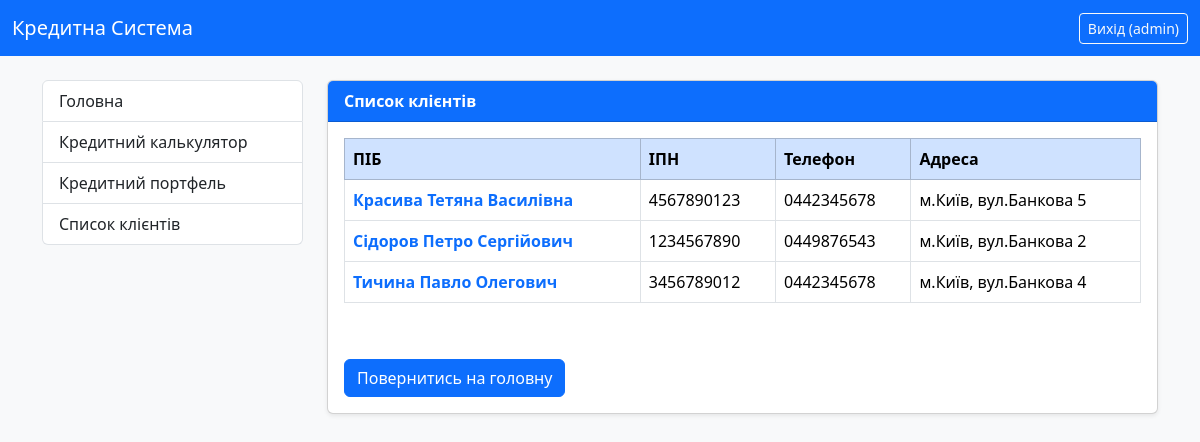
The page /all-clients/ (signed in) on the database its author committed.
### credit_system/models.py (models this page shows, shortened)
class CustomUser(AbstractUser):
    ROLE_CHOICES = (
        ('admin', 'Адмін'),
        ('manager', 'Менеджер'),
        ('client', 'Клієнт'),
    )
    role = models.CharField(
        max_length=10,
        choices=ROLE_CHOICES,
        default='client',
        verbose_name="Роль користувача"
    )
    middle_name = models.CharField(max_length=100, verbose_name="По батькові", blank=True)
    IPN = models.CharField(
        max_length=10,
        unique=True,
        verbose_name="ІПН",
        validators=[numeric_validator],
        null=True,
        blank=True
    )
    phone_number = models.CharField(max_length=20, verbose_name="Номер телефону", blank=True)
    address = models.CharField(max_length=255, verbose_name="Адреса", blank=True)
    date_of_birth = models.DateField(verbose_name="Дата народження", null=True, blank=True)
    class Meta:
        verbose_name = "Користувач"
        verbose_name_plural = "Користувачі"

### credit_system/views.py (the view)
# urls.py: path('all-clients/', AllClientsView.as_view(), name='all_clients_list'),
class AllClientsView(LoginRequiredMixin, ListView):
    model = CustomUser
    template_name = 'credit_system/all_clients.html'
    context_object_name = 'clients'
    def get_queryset(self):
        user = self.request.user
        if user.is_superuser or user.is_manager:
            return CustomUser.objects.filter(role='client').order_by('last_name')
        else:
            raise Http404("У вас немає дозволу на перегляд списку клієнтів.")

### credit_system/templates/credit_system/all_clients.html (shortened to what this page needs)
{% extends "credit_system/base.html" %}
{% block content %}
    <div class="card shadow-sm">
        <div class="card-header bg-primary text-white">
            <strong>Список клієнтів</strong>
        </div>
        <div class="card-body">
            {% if clients %}
                <div class="table-responsive" style="max-height: 300px; overflow-y: scroll;">
                    <table class="table table-bordered table-hover">
                        <thead class="table-primary">
                            <tr>
                                <th>ПІБ</th>
                                <th>ІПН</th>
                                <th>Телефон</th>
                                <th>Адреса</th>
                            </tr>
                        </thead>
                        <tbody>
                            {% for client in clients %}
                                <tr>
                                    <td>
                                        <a href="{% url 'client_detail' client.pk %}?source=clients" class="text-decoration-none fw-bold text-primary">
                                            {{ client.last_name }} {{ client.first_name }} {{ client.middle_name }}
                                        </a>
                                    </td>
                                    <td>{{ client.IPN }}</td>
                                    <td>{{ client.phone_number }}</td>
                                    <td>{{ client.address }}</td>
                                </tr>
                            {% endfor %}
                        </tbody>
                    </table>
                </div>
            {% else %}
                <p>Клієнтів не знайдено.</p>
            {% endif %}
            <br><a href="{% url 'index' %}" class="btn btn-primary mt-3">Повернитись на головну</a><br>
        </div>
    </div>
{% endblock %}

### credit_system/templates/credit_system/base.html (shortened to what this page needs)
{% load static %}
<!DOCTYPE html>
<html lang="uk">
<head>
    <link href="https://cdn.jsdelivr.net/npm/bootstrap@5.3.3/dist/css/bootstrap.min.css" rel="stylesheet">
    <link rel="stylesheet" href="{% static 'credit_system/style.css' %}">
</head>
<body class="bg-light">
<nav class="navbar navbar-expand-lg navbar-dark bg-primary">
  <div class="container-fluid">
    <a class="navbar-brand" href="{% url 'index' %}">Кредитна Система</a>
    <div class="d-flex">
      {% if user.is_authenticated %}
        <form method="post" action="{% url 'logout' %}" class="d-inline">
          <button type="submit" class="btn btn-outline-light btn-sm">
            Вихід ({{ user.username }})
          </button>
        </form>
      {% else %}
        <a href="{% url 'login' %}" class="btn btn-outline-light btn-sm">Вхід</a>
      {% endif %}
    </div>
  </div>
</nav>
<div class="container mt-4">
  <div class="row">
    <div class="col-lg-3 mb-3">
      <div class="list-group">
        <a href="{% url 'index' %}" class="list-group-item list-group-item-action">
          Головна
        </a>
        <a href="#" class="list-group-item list-group-item-action">
          Кредитний калькулятор
        </a>
        {% if user.is_authenticated %}
            {% if user.is_superuser or user.is_manager %}
                <a href="{% url 'all_credits_list' %}" class="list-group-item list-group-item-action">
                    Кредитний портфель
                </a>
                <a href="{% url 'all_clients_list' %}" class="list-group-item list-group-item-action">
                    Список клієнтів
                </a>
            {% elif user.is_client %}
                <a href="{% url 'user_credits_list' %}" class="list-group-item list-group-item-action">
                    Мої кредити
                </a>
            {% endif %}
        {% endif %}
      </div>
    </div>
    <div class="col-lg-9">
      {% block content %}{% endblock %}
    </div>
  </div>
</div>
</body>
</html>

### credit_system/static/credit_system/style.css (style rules this page uses)
body { background-color: #f8f9fa; }

### rows shown on the page
CustomUser: username "admin"
CustomUser: last_name "Красива", first_name "Тетяна", middle_name "Василівна", IPN "4567890123", phone_number "0442345678", address "м.Київ, вул.Банкова 5"
CustomUser: last_name "Сідоров", first_name "Петро", middle_name "Сергійович", IPN "1234567890", phone_number "0449876543", address "м.Київ, вул.Банкова 2"
CustomUser: last_name "Тичина", first_name "Павло", middle_name "Олегович", IPN "3456789012", phone_number "0442345678", address "м.Київ, вул.Банкова 4"
